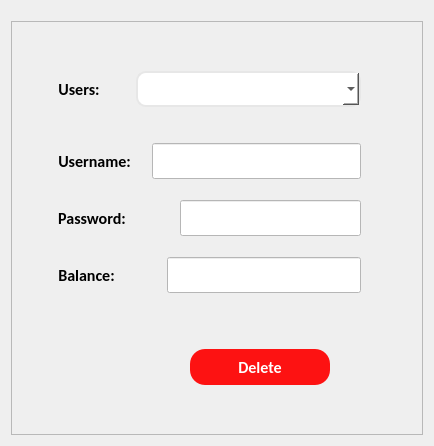
            <widget class="QWidget" name="deleteUsers">
             <layout class="QGridLayout" name="gridLayout_14">
              <item row="0" column="0">
               <spacer name="verticalSpacer_8">
                <property name="orientation">
                 <enum>Qt::Vertical</enum>
                </property>
                <property name="sizeType">
                 <enum>QSizePolicy::Fixed</enum>
                </property>
                <property name="sizeHint" stdset="0">
                 <size>
                  <width>20</width>
                  <height>10</height>
                 </size>
                </property>
               </spacer>
              </item>
              <item row="1" column="0">
               <widget class="QFrame" name="frame_14">
                <property name="styleSheet">
                 <string notr="true"> QPushButton {
font-size:16px;
		border:none;
		border-radius: 15px;
		padding: 8px 10px 8px 10px;
		color: white;
background-color:  #fd1212;
        width:120px;
text-align:center;
        height:20px;
}

 QPushButton:hover {
background-color: #fdb3b3;
color: #fd1212;
}

</string>
                </property>
                <property name="frameShape">
                 <enum>QFrame::StyledPanel</enum>
                </property>
                <property name="frameShadow">
                 <enum>QFrame::Raised</enum>
                </property>
                <layout class="QGridLayout" name="gridLayout_46">
                 <item row="6" column="1">
                  <spacer name="verticalSpacer_76">
                   <property name="orientation">
                    <enum>Qt::Vertical</enum>
                   </property>
                   <property name="sizeHint" stdset="0">
                    <size>
                     <width>20</width>
                     <height>40</height>
                    </size>
                   </property>
                  </spacer>
                 </item>
                 <item row="1" column="0">
                  <spacer name="horizontalSpacer_48">
                   <property name="orientation">
                    <enum>Qt::Horizontal</enum>
                   </property>
                   <property name="sizeHint" stdset="0">
                    <size>
                     <width>37</width>
                     <height>17</height>
                    </size>
                   </property>
                  </spacer>
                 </item>
                 <item row="0" column="1">
                  <spacer name="verticalSpacer_28">
                   <property name="orientation">
                    <enum>Qt::Vertical</enum>
                   </property>
                   <property name="sizeHint" stdset="0">
                    <size>
                     <width>20</width>
                     <height>40</height>
                    </size>
                   </property>
                  </spacer>
                 </item>
                 <item row="1" column="2">
                  <spacer name="horizontalSpacer_47">
                   <property name="orientation">
                    <enum>Qt::Horizontal</enum>
                   </property>
                   <property name="sizeHint" stdset="0">
                    <size>
                     <width>37</width>
                     <height>17</height>
                    </size>
                   </property>
                  </spacer>
                 </item>
                 <item row="1" column="1">
                  <layout class="QGridLayout" name="gridLayout_30">
                   <item row="0" column="0" colspan="4">
                    <layout class="QHBoxLayout" name="horizontalLayout_9">
                     <item>
                      <widget class="QLabel" name="label_109">
                       <property name="sizePolicy">
                        <sizepolicy hsizetype="Fixed" vsizetype="Preferred">
                         <horstretch>0</horstretch>
                         <verstretch>0</verstretch>
                        </sizepolicy>
                       </property>
                       <property name="font">
                        <font>
                         <family>Calibri</family>
                         <pointsize>12</pointsize>
                         <bold>true</bold>
                         <strikeout>false</strikeout>
                         <kerning>true</kerning>
                        </font>
                       </property>
                       <property name="styleSheet">
                        <string notr="true"> letter-spacing: 0px;</string>
                       </property>
                       <property name="text">
                        <string>Users:</string>
                       </property>
                       <property name="alignment">
                        <set>Qt::AlignCenter</set>
                       </property>
                       <property name="wordWrap">
                        <bool>true</bool>
                       </property>
                      </widget>
                     </item>
                     <item>
                      <spacer name="horizontalSpacer_46">
                       <property name="orientation">
                        <enum>Qt::Horizontal</enum>
                       </property>
                       <property name="sizeType">
                        <enum>QSizePolicy::Fixed</enum>
                       </property>
                       <property name="sizeHint" stdset="0">
                        <size>
                         <width>15</width>
                         <height>20</height>
                        </size>
                       </property>
                      </spacer>
                     </item>
                     <item>
                      <spacer name="horizontalSpacer_53">
                       <property name="orientation">
                        <enum>Qt::Horizontal</enum>
                       </property>
                       <property name="sizeType">
                        <enum>QSizePolicy::Fixed</enum>
                       </property>
                       <property name="sizeHint" stdset="0">
                        <size>
                         <width>15</width>
                         <height>20</height>
                        </size>
                       </property>
                      </spacer>
                     </item>
                     <item>
                      <widget class="QComboBox" name="comboBox_users_2">
                       <property name="styleSheet">
                        <string notr="true">font-size:18px;
background:white;
color:black;
height:32px;
text-align: center;
font-weight:bold;
background:white;
border-radius:10px;
border:2px solid #e7e7e7;</string>
                       </property>
                       <property name="editable">
                        <bool>false</bool>
                       </property>
                       <property name="insertPolicy">
                        <enum>QComboBox::InsertAtBottom</enum>
                       </property>
                       <property name="iconSize">
                        <size>
                         <width>20</width>
                         <height>16</height>
                        </size>
                       </property>
                      </widget>
                     </item>
                     <item>
                      <spacer name="horizontalSpacer_49">
                       <property name="orientation">
                        <enum>Qt::Horizontal</enum>
                       </property>
                       <property name="sizeType">
                        <enum>QSizePolicy::Fixed</enum>
                       </property>
                       <property name="sizeHint" stdset="0">
                        <size>
                         <width>15</width>
                         <height>20</height>
                        </size>
                       </property>
                      </spacer>
                     </item>
                    </layout>
                   </item>
                   <item row="3" column="0">
                    <spacer name="verticalSpacer_73">
                     <property name="orientation">
                      <enum>Qt::Vertical</enum>
                     </property>
                     <property name="sizeType">
                      <enum>QSizePolicy::Fixed</enum>
                     </property>
                     <property name="sizeHint" stdset="0">
                      <size>
                       <width>20</width>
                       <height>15</height>
                      </size>
                     </property>
                    </spacer>
                   </item>
                   <item row="4" column="0" colspan="4">
                    <layout class="QHBoxLayout" name="horizontalLayout_22">
                     <item>
                      <widget class="QLabel" name="label_106">
                       <property name="font">
                        <font>
                         <family>Calibri</family>
                         <pointsize>12</pointsize>
                         <bold>true</bold>
                         <strikeout>false</strikeout>
                         <kerning>true</kerning>
                        </font>
                       </property>
                       <property name="styleSheet">
                        <string notr="true"> letter-spacing: 0px;</string>
                       </property>
                       <property name="text">
                        <string>Password:</string>
                       </property>
                       <property name="alignment">
                        <set>Qt::AlignCenter</set>
                       </property>
                       <property name="wordWrap">
                        <bool>true</bool>
                       </property>
                      </widget>
                     </item>
                     <item>
                      <spacer name="horizontalSpacer_44">
                       <property name="orientation">
                        <enum>Qt::Horizontal</enum>
                       </property>
                       <property name="sizeType">
                        <enum>QSizePolicy::Fixed</enum>
                       </property>
                       <property name="sizeHint" stdset="0">
                        <size>
                         <width>35</width>
                         <height>20</height>
                        </size>
                       </property>
                      </spacer>
                     </item>
                     <item>
                      <spacer name="horizontalSpacer_134">
                       <property name="orientation">
                        <enum>Qt::Horizontal</enum>
                       </property>
                       <property name="sizeType">
                        <enum>QSizePolicy::Fixed</enum>
                       </property>
                       <property name="sizeHint" stdset="0">
                        <size>
                         <width>13</width>
                         <height>20</height>
                        </size>
                       </property>
                      </spacer>
                     </item>
                     <item>
                      <widget class="QLineEdit" name="password_input_3">
                       <property name="sizePolicy">
                        <sizepolicy hsizetype="Expanding" vsizetype="Fixed">
                         <horstretch>0</horstretch>
                         <verstretch>0</verstretch>
                        </sizepolicy>
                       </property>
                       <property name="font">
                        <font>
                         <family>Calibri</family>
                         <pointsize>-1</pointsize>
                         <bold>true</bold>
                        </font>
                       </property>
                       <property name="styleSheet">
                        <string notr="true">font-size:16px;
background:white;
color:black;
height:30px;
</string>
                       </property>
                       <property name="inputMask">
                        <string/>
                       </property>
                       <property name="alignment">
                        <set>Qt::AlignCenter</set>
                       </property>
                       <property name="readOnly">
                        <bool>true</bool>
                       </property>
                       <property name="placeholderText">
                        <string/>
                       </property>
                      </widget>
                     </item>
                     <item>
                      <spacer name="horizontalSpacer_51">
                       <property name="orientation">
                        <enum>Qt::Horizontal</enum>
                       </property>
                       <property name="sizeType">
                        <enum>QSizePolicy::Fixed</enum>
                       </property>
                       <property name="sizeHint" stdset="0">
                        <size>
                         <width>15</width>
                         <height>20</height>
                        </size>
                       </property>
                      </spacer>
                     </item>
                    </layout>
                   </item>
                   <item row="6" column="0" colspan="4">
                    <layout class="QHBoxLayout" name="horizontalLayout_23">
                     <item>
                      <widget class="QLabel" name="label_107">
                       <property name="font">
                        <font>
                         <family>Calibri</family>
                         <pointsize>12</pointsize>
                         <bold>true</bold>
                         <strikeout>false</strikeout>
                         <kerning>true</kerning>
                        </font>
                       </property>
                       <property name="styleSheet">
                        <string notr="true"> letter-spacing: 0px;</string>
                       </property>
                       <property name="text">
                        <string>Balance:</string>
                       </property>
                       <property name="alignment">
                        <set>Qt::AlignCenter</set>
                       </property>
                       <property name="wordWrap">
                        <bool>true</bool>
                       </property>
                      </widget>
                     </item>
                     <item>
                      <spacer name="horizontalSpacer_45">
                       <property name="orientation">
                        <enum>Qt::Horizontal</enum>
                       </property>
                       <property name="sizeType">
                        <enum>QSizePolicy::Fixed</enum>
                       </property>
                       <property name="sizeHint" stdset="0">
                        <size>
                         <width>46</width>
                         <height>20</height>
                        </size>
                       </property>
                      </spacer>
                     </item>
                     <item>
                      <widget class="QLineEdit" name="balance_input_2">
                       <property name="sizePolicy">
                        <sizepolicy hsizetype="Expanding" vsizetype="Fixed">
                         <horstretch>0</horstretch>
                         <verstretch>0</verstretch>
                        </sizepolicy>
                       </property>
                       <property name="font">
                        <font>
                         <family>Calibri</family>
                         <pointsize>-1</pointsize>
                         <bold>true</bold>
                        </font>
                       </property>
                       <property name="styleSheet">
                        <string notr="true">font-size:16px;
background:white;
color:black;
height:30px;
</string>
                       </property>
                       <property name="inputMask">
                        <string/>
                       </property>
                       <property name="alignment">
                        <set>Qt::AlignCenter</set>
                       </property>
                       <property name="readOnly">
                        <bool>true</bool>
                       </property>
                       <property name="placeholderText">
                        <string/>
                       </property>
                      </widget>
                     </item>
                     <item>
                      <spacer name="horizontalSpacer_52">
                       <property name="orientation">
                        <enum>Qt::Horizontal</enum>
                       </property>
                       <property name="sizeType">
                        <enum>QSizePolicy::Fixed</enum>
                       </property>
                       <property name="sizeHint" stdset="0">
                        <size>
                         <width>15</width>
                         <height>20</height>
                        </size>
                       </property>
                      </spacer>
                     </item>
                    </layout>
                   </item>
                   <item row="8" column="1">
                    <spacer name="horizontalSpacer_54">
                     <property name="orientation">
                      <enum>Qt::Horizontal</enum>
                     </property>
                     <property name="sizeType">
                      <enum>QSizePolicy::Fixed</enum>
                     </property>
                     <property name="sizeHint" stdset="0">
                      <size>
                       <width>80</width>
                       <height>20</height>
                      </size>
                     </property>
                    </spacer>
                   </item>
                   <item row="5" column="0">
                    <spacer name="verticalSpacer_74">
                     <property name="orientation">
                      <enum>Qt::Vertical</enum>
                     </property>
                     <property name="sizeType">
                      <enum>QSizePolicy::Fixed</enum>
                     </property>
                     <property name="sizeHint" stdset="0">
                      <size>
                       <width>20</width>
                       <height>15</height>
                      </size>
                     </property>
                    </spacer>
                   </item>
                   <item row="7" column="0">
                    <spacer name="verticalSpacer_72">
                     <property name="orientation">
                      <enum>Qt::Vertical</enum>
                     </property>
                     <property name="sizeType">
                      <enum>QSizePolicy::Fixed</enum>
                     </property>
                     <property name="sizeHint" stdset="0">
                      <size>
                       <width>20</width>
                       <height>50</height>
                      </size>
                     </property>
                    </spacer>
                   </item>
                   <item row="8" column="3">
                    <spacer name="horizontalSpacer_135">
                     <property name="orientation">
                      <enum>Qt::Horizontal</enum>
                     </property>
                     <property name="sizeType">
                      <enum>QSizePolicy::Expanding</enum>
                     </property>
                     <property name="sizeHint" stdset="0">
                      <size>
                       <width>40</width>
                       <height>20</height>
                      </size>
                     </property>
                    </spacer>
                   </item>
                   <item row="1" column="0">
                    <spacer name="verticalSpacer_77">
                     <property name="orientation">
                      <enum>Qt::Vertical</enum>
                     </property>
                     <property name="sizeType">
                      <enum>QSizePolicy::Fixed</enum>
                     </property>
                     <property name="sizeHint" stdset="0">
                      <size>
                       <width>20</width>
                       <height>30</height>
                      </size>
                     </property>
                    </spacer>
                   </item>
                   <item row="2" column="0" colspan="4">
                    <layout class="QHBoxLayout" name="horizontalLayout_24">
                     <item>
                      <widget class="QLabel" name="label_108">
                       <property name="font">
                        <font>
                         <family>Calibri</family>
                         <pointsize>12</pointsize>
                         <bold>true</bold>
                         <strikeout>false</strikeout>
                         <kerning>true</kerning>
                        </font>
                       </property>
                       <property name="styleSheet">
                        <string notr="true"> letter-spacing: 0px;</string>
                       </property>
                       <property name="text">
                        <string>Username:</string>
                       </property>
                       <property name="alignment">
                        <set>Qt::AlignCenter</set>
                       </property>
                       <property name="wordWrap">
                        <bool>true</bool>
                       </property>
                      </widget>
                     </item>
                     <item>
                      <spacer name="horizontalSpacer_50">
                       <property name="orientation">
                        <enum>Qt::Horizontal</enum>
                       </property>
                       <property name="sizeType">
                        <enum>QSizePolicy::Fixed</enum>
                       </property>
                       <property name="sizeHint" stdset="0">
                        <size>
                         <width>15</width>
                         <height>20</height>
                        </size>
                       </property>
                      </spacer>
                     </item>
                     <item>
                      <widget class="QLineEdit" name="username_input_3">
                       <property name="sizePolicy">
                        <sizepolicy hsizetype="Expanding" vsizetype="Fixed">
                         <horstretch>0</horstretch>
                         <verstretch>0</verstretch>
                        </sizepolicy>
                       </property>
                       <property name="font">
                        <font>
                         <family>Calibri</family>
                         <pointsize>-1</pointsize>
                         <bold>true</bold>
                        </font>
                       </property>
                       <property name="styleSheet">
                        <string notr="true">font-size:16px;
background:white;
color:black;
height:30px;
</string>
                       </property>
                       <property name="inputMask">
                        <string/>
                       </property>
                       <property name="alignment">
                        <set>Qt::AlignCenter</set>
                       </property>
                       <property name="readOnly">
                        <bool>true</bool>
                       </property>
                       <property name="placeholderText">
                        <string/>
                       </property>
                      </widget>
                     </item>
                     <item>
                      <spacer name="horizontalSpacer_66">
                       <property name="orientation">
                        <enum>Qt::Horizontal</enum>
                       </property>
                       <property name="sizeType">
                        <enum>QSizePolicy::Fixed</enum>
                       </property>
                       <property name="sizeHint" stdset="0">
                        <size>
                         <width>15</width>
                         <height>20</height>
                        </size>
                       </property>
                      </spacer>
                     </item>
                     <item>
                      <spacer name="horizontalSpacer_132">
                       <property name="orientation">
                        <enum>Qt::Horizontal</enum>
                       </property>
                       <property name="sizeType">
                        <enum>QSizePolicy::Fixed</enum>
                       </property>
                       <property name="sizeHint" stdset="0">
                        <size>
                         <width>0</width>
                         <height>20</height>
                        </size>
                       </property>
                      </spacer>
                     </item>
                    </layout>
                   </item>
                   <item row="8" column="0">
                    <spacer name="horizontalSpacer_129">
                     <property name="orientation">
                      <enum>Qt::Horizontal</enum>
                     </property>
                     <property name="sizeHint" stdset="0">
                      <size>
                       <width>40</width>
                       <height>20</height>
                      </size>
                     </property>
                    </spacer>
                   </item>
                   <item row="8" column="2">
                    <widget class="QPushButton" name="delete_user_btn">
                     <property name="sizePolicy">
                      <sizepolicy hsizetype="Fixed" vsizetype="Fixed">
                       <horstretch>0</horstretch>
                       <verstretch>0</verstretch>
                      </sizepolicy>
                     </property>
                     <property name="font">
                      <font>
                       <family>Calibri</family>
                       <pointsize>-1</pointsize>
                       <bold>true</bold>
                      </font>
                     </property>
                     <property name="styleSheet">
                      <string notr="true"/>
                     </property>
                     <property name="text">
                      <string>Delete</string>
                     </property>
                    </widget>
                   </item>
                  </layout>
                 </item>
                </layout>
               </widget>
              </item>
             </layout>
            </widget>
